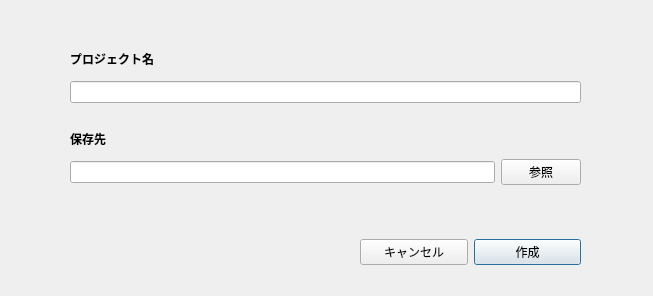
<?xml version="1.0" encoding="UTF-8"?>
<ui version="4.0">
 <class>NewProjectDialog</class>
 <widget class="QDialog" name="NewProjectDialog">
  <property name="geometry">
   <rect>
    <x>0</x>
    <y>0</y>
    <width>653</width>
    <height>296</height>
   </rect>
  </property>
  <property name="sizePolicy">
   <sizepolicy hsizetype="Fixed" vsizetype="Fixed">
    <horstretch>0</horstretch>
    <verstretch>0</verstretch>
   </sizepolicy>
  </property>
  <property name="font">
   <font>
    <pointsize>9</pointsize>
   </font>
  </property>
  <property name="windowTitle">
   <string>Dialog</string>
  </property>
  <widget class="QWidget" name="verticalLayoutWidget">
   <property name="geometry">
    <rect>
     <x>70</x>
     <y>130</y>
     <width>511</width>
     <height>61</height>
    </rect>
   </property>
   <layout class="QGridLayout" name="save_location_layout">
    <item row="1" column="0" rowspan="2">
     <widget class="QLineEdit" name="save_location_line">
      <property name="sizePolicy">
       <sizepolicy hsizetype="Expanding" vsizetype="Fixed">
        <horstretch>0</horstretch>
        <verstretch>0</verstretch>
       </sizepolicy>
      </property>
      <property name="text">
       <string/>
      </property>
     </widget>
    </item>
    <item row="1" column="1" rowspan="2">
     <widget class="QPushButton" name="reference_button">
      <property name="sizePolicy">
       <sizepolicy hsizetype="Minimum" vsizetype="Fixed">
        <horstretch>0</horstretch>
        <verstretch>0</verstretch>
       </sizepolicy>
      </property>
      <property name="text">
       <string>参照</string>
      </property>
      <property name="autoDefault">
       <bool>false</bool>
      </property>
      <property name="default">
       <bool>false</bool>
      </property>
      <property name="flat">
       <bool>false</bool>
      </property>
     </widget>
    </item>
    <item row="0" column="0">
     <widget class="QLabel" name="save_location_label">
      <property name="font">
       <font>
        <weight>75</weight>
        <bold>true</bold>
       </font>
      </property>
      <property name="text">
       <string>保存先</string>
      </property>
     </widget>
    </item>
   </layout>
  </widget>
  <widget class="QWidget" name="verticalLayoutWidget_2">
   <property name="geometry">
    <rect>
     <x>70</x>
     <y>50</y>
     <width>511</width>
     <height>61</height>
    </rect>
   </property>
   <layout class="QGridLayout" name="project_name_layout">
    <item row="1" column="0" rowspan="2">
     <widget class="QLineEdit" name="project_name_line">
      <property name="inputMask">
       <string/>
      </property>
      <property name="text">
       <string/>
      </property>
      <property name="placeholderText">
       <string/>
      </property>
     </widget>
    </item>
    <item row="0" column="0">
     <widget class="QLabel" name="project_name_label">
      <property name="font">
       <font>
        <weight>75</weight>
        <bold>true</bold>
       </font>
      </property>
      <property name="text">
       <string>プロジェクト名</string>
      </property>
     </widget>
    </item>
   </layout>
  </widget>
  <widget class="QWidget" name="horizontalLayoutWidget">
   <property name="geometry">
    <rect>
     <x>360</x>
     <y>230</y>
     <width>221</width>
     <height>44</height>
    </rect>
   </property>
   <layout class="QHBoxLayout" name="buttons_layout">
    <item>
     <widget class="QPushButton" name="cancel_button">
      <property name="text">
       <string>キャンセル</string>
      </property>
      <property name="autoDefault">
       <bool>false</bool>
      </property>
     </widget>
    </item>
    <item>
     <widget class="QPushButton" name="create_button">
      <property name="text">
       <string>作成</string>
      </property>
      <property name="checkable">
       <bool>false</bool>
      </property>
      <property name="checked">
       <bool>false</bool>
      </property>
      <property name="autoDefault">
       <bool>true</bool>
      </property>
      <property name="default">
       <bool>false</bool>
      </property>
      <property name="flat">
       <bool>false</bool>
      </property>
     </widget>
    </item>
   </layout>
  </widget>
 </widget>
 <tabstops>
  <tabstop>project_name_line</tabstop>
  <tabstop>save_location_line</tabstop>
  <tabstop>reference_button</tabstop>
  <tabstop>cancel_button</tabstop>
  <tabstop>create_button</tabstop>
 </tabstops>
 <resources/>
 <connections/>
</ui>
